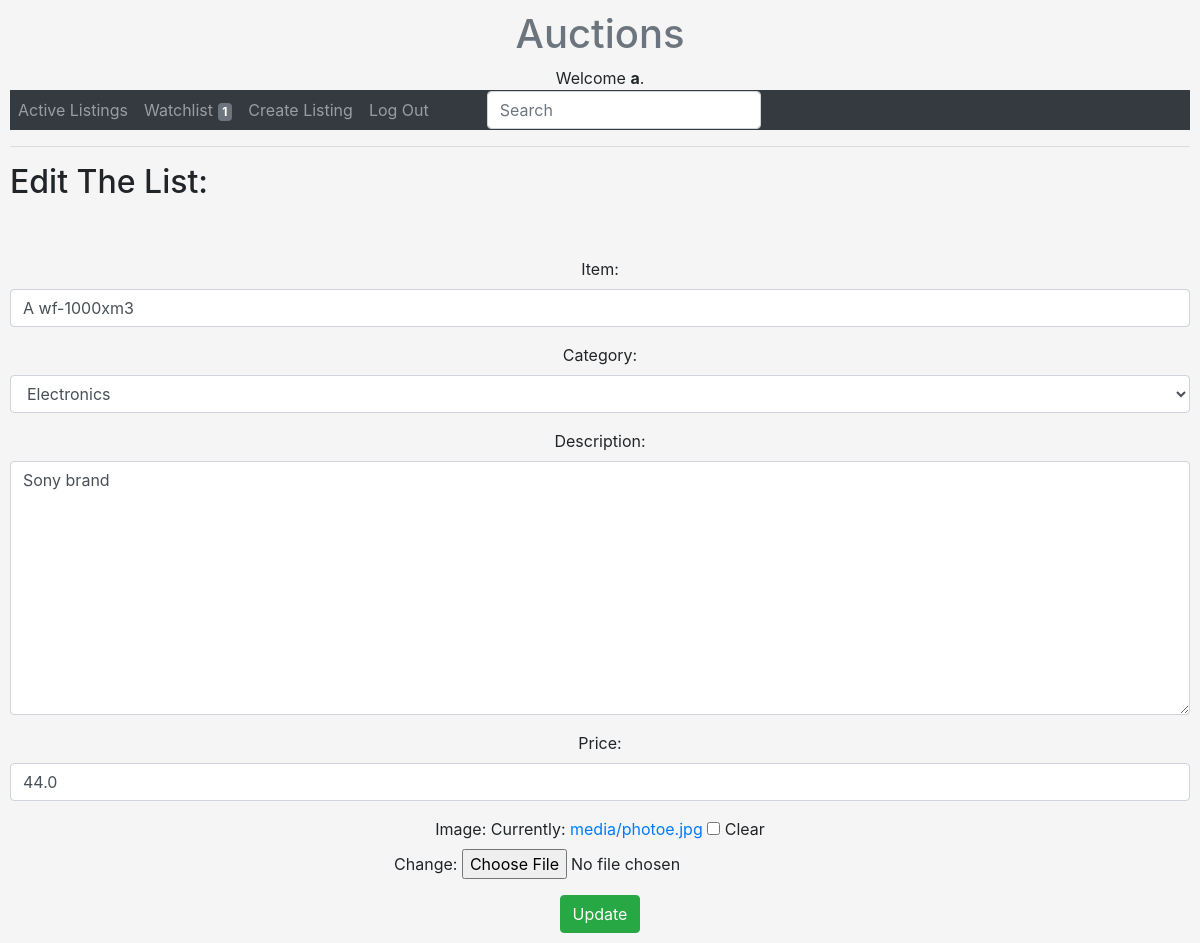
/auctions/edit/7 (signed in), run on the app's committed database.
### auctions/models.py (models this page shows, shortened)
class User(AbstractUser):
    pass

class Listing(models.Model):
    owner = models.ForeignKey(User, on_delete=models.CASCADE, related_name='owner')
    item = models.CharField(max_length=64)
    description = models.TextField(max_length=256)
    time = models.DateTimeField(auto_now_add=True)
    category = models.CharField(max_length=255, default='')
    image = models.ImageField( null=True, blank=True, upload_to='media/')
    price = models.FloatField(validators = [MinValueValidator(1)])
    final_bid = models.ForeignKey(Bid, on_delete=models.CASCADE, related_name='final_bid', blank=True, null=True)
    closed = models.BooleanField(default=False)
    bids = models.ManyToManyField(Bid, blank=True, related_name="bids")

### auctions/views.py (the view)
# urls.py: path("auctions/edit/<int:pk>", edit.as_view(), name="Edit_list"),
class edit(UpdateView):
    model = Listing
    template_name = 'auctions/edit.html'
    form_class = PostForm

### auctions/forms.py
class PostForm(forms.ModelForm):
    class Meta:
        model = Listing
        fields = ('owner','item', 'category', 'description', 'price', 'image')
        widgets = {
        'item': forms.TextInput(attrs={'class': 'form-control'}),     #'item': forms.TextInput(attrs={'class': 'form-control','placeholder': choice}),    ::: to see what inside choice(kind of debug :)
        'description': forms.Textarea(attrs={'class': 'form-control'}),
        'category' : forms.Select(choices=choice_list, attrs={'class' : 'form-control'}),
        'price': forms.NumberInput(attrs={'class': 'form-control'}),
        'owner': forms.TextInput(attrs={'class': 'form-control', 'value': '', 'id':'owner', 'type': 'hidden'}),
        }

### auctions/templates/auctions/edit.html (shortened to what this page needs)
{% extends 'auctions/layout.html' %}
{% block body %}
<h2 style="text-align:left">Edit The List: </h2>
{% if user.is_authenticated %}
  {% if user.id == listing.owner.id %}
    <div class=" ">
    <form method="POST" enctype="multipart/form-data">
        <br><br>
        {{ form.as_p}}
        <button class="btn btn-success" > Update </button>
    </form>
    </div>
  {% endif %}
{% endif %}
{% endblock %}

### auctions/templates/auctions/layout.html (shortened to what this page needs)
{% load static %}
<!DOCTYPE html>
<html lang="en">
    <head >
        <link rel="stylesheet" href="https://stackpath.bootstrapcdn.com/bootstrap/4.4.1/css/bootstrap.min.css">
        <link href="{% static 'auctions/styles.css' %}" rel="stylesheet">
    </head>
    <body style="background-color:#F5F5F5;text-align:center;" >
    <div class="text-muted">
        <h1 style="text-align:center; ">Auctions</h1>
    </div>
        <div>
            {% if user.is_authenticated %}
                Welcome  <strong>{{ user.username }}</strong>.
            {% else %}
                Not signed in.
            {% endif %}
        </div>
        <nav class="nabar navbar-expand-lg navbar-dark bg-dark ">
        <ul class="navbar-nav mr-auto  navbar-dark ">
            <li class="nav-item">
                <a class="nav-link" href="{% url 'index' %}">Active Listings</a>
            </li>
             {% if user.is_authenticated %}
                <li class="nav-item">
                    <a class="nav-link" href="{% url 'watchlist' %}">Watchlist <span class="badge badge-secondary">{{ user.watchlist.count }}</span></a>
                </li>
                <li class="nav-item">
                    <a class="nav-link" href="{% url 'new_listing' %}">Create Listing</a>
                </li>
                <li class="nav-item">
                    <a class="nav-link" href="{% url 'logout' %}">Log Out </a>
                </li>
                <div class="a">
                <form class="form-inline">
                    <input class="form-control mr-sm-2" type="search" placeholder="Search" aria-label="Search">
                </form>
                </div>
            {% endif %}
        </ul>
        </nav>
        <hr>
        {% block body %}
        {% endblock %}
    </body>
</html>

### auctions/static/auctions/styles.css (style rules this page uses)
body { padding: 10px; }

### auctions/templates/auctions/layout.html (style rules this page uses)
div.a { text-align: right; padding-left: 50px; padding-top: 1px; }

### data on the page
User: username "a", watchlist.count "1"
Listing: item "A wf-1000xm3", category "Electronics", description "Sony brand", price "44.0"
